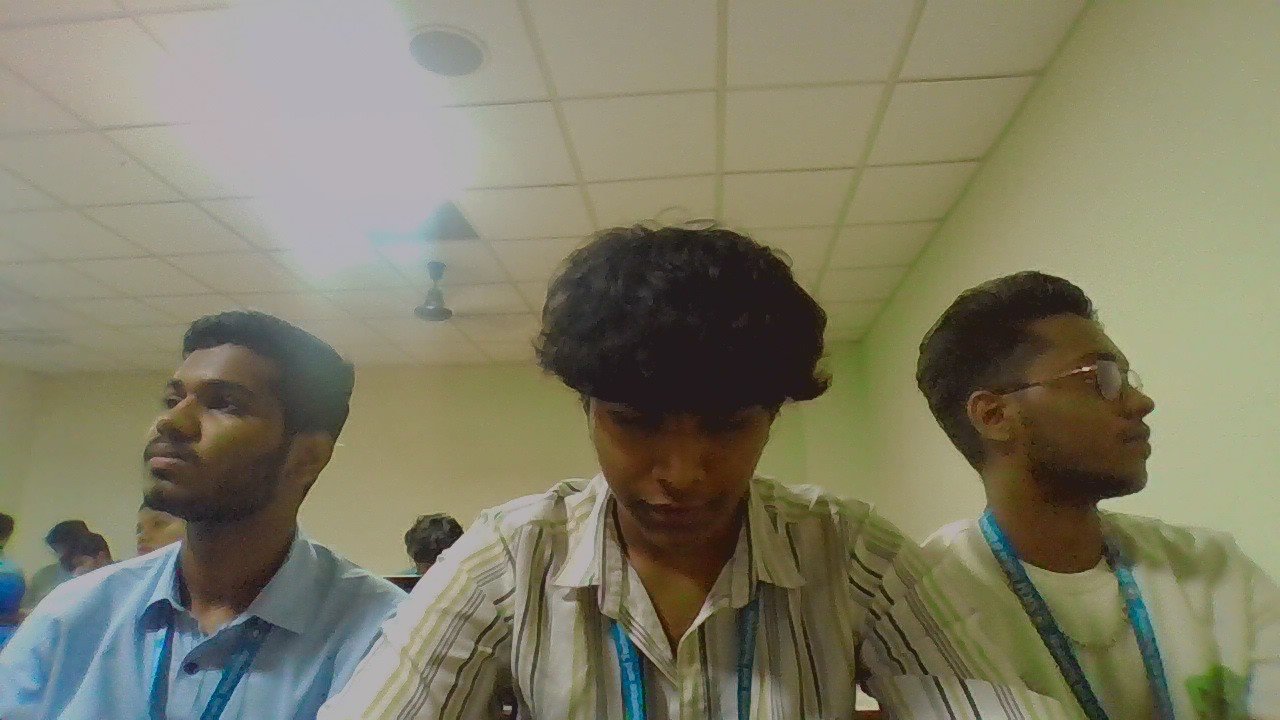
#> input picture openCV/photos/sample.jpg, 1280 x 720 px, found by its file name
$ python edge.py
#> lines starting #> are read from the running program, lines starting #| are printed output that depends on the picture; after the words box and inside, x2 and y2 are one past the last pixel; in counts of white or black regions, pixels touching at a corner belong together
#> further down, img is the input picture: shape (720, 1280, 3); mean B, G, R 103, 125.4, 127.8
import cv2 as cv
def rescaleFrame(img,scale=0.65):
#> called with scale = 0.65
    width = int(img.shape[1]*scale)
#> width = 832
    height = int(img.shape[0]*scale)
#> height = 468
    dimensions = (width,height)
#> dimensions = (832, 468)
    return cv.resize(img,dimensions,interpolation=cv.INTER_AREA)

img=cv.imread(r'C:\Users\pushp\Documents\titta\workaholic\vs\openCV\photos\sample.jpg')
img2=rescaleFrame(img)
cv.imshow('sample',img2)

edge=cv.Canny(img2,125,175)
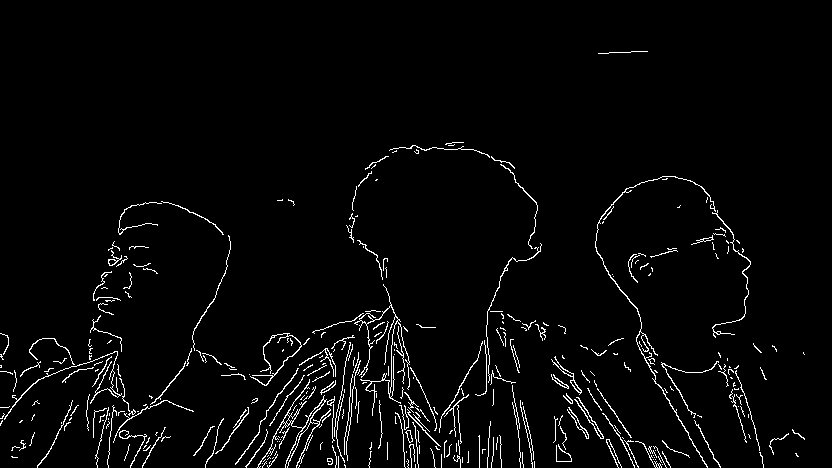
#> edge: shape (468, 832); 3% white in thin lines or dots, all inside (x1, y1, x2, y2) = (0, 51, 805, 468)
cv.imshow('Edge',edge)

cv.waitKey(0)
cv.destroyAllWindows

$ run again, with openCV/photos/DSC08053.JPG copied over openCV/photos/sample.jpg
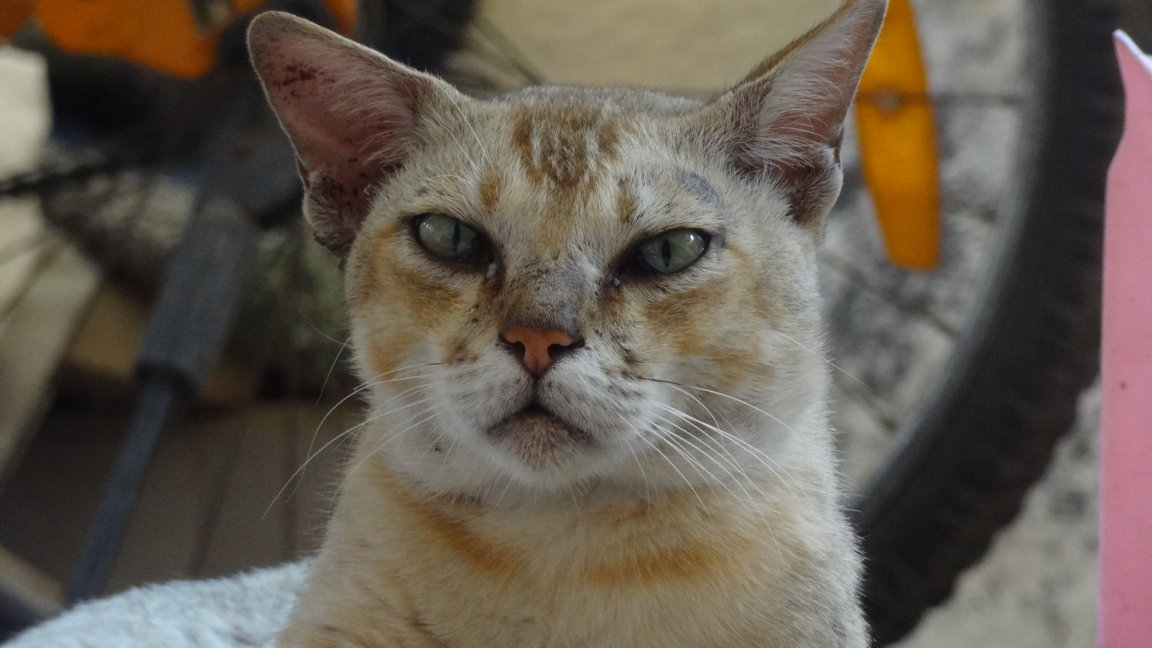
#> input picture openCV/photos/DSC08053.JPG, 4608 x 2592 px, found by its file name (shown at 1/4 size)
#> img is the input picture: shape (2592, 4608, 3); mean B, G, R 80.5, 90.9, 100.3
#> `edge=cv.Canny(img2,125,175)`:
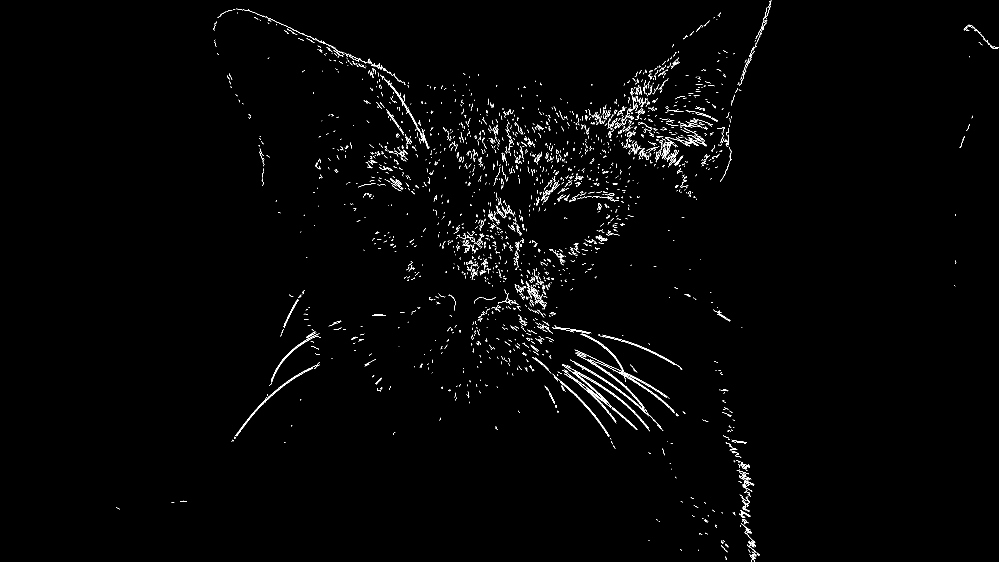
#> edge: shape (1684, 2995) (shown at 1/3 size); 0.9% white in thin lines or dots, all inside (x1, y1, x2, y2) = (348, 0, 2995, 1684)
